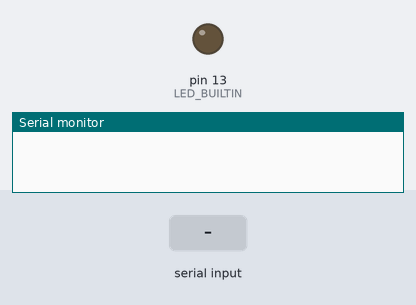
The sketch below on a simulated Arduino Uno, built with avr-gcc and run on an emulated ATmega328P. Shown: output pins drawn as LEDs (lit = HIGH), the last lines printed to the serial monitor. The test bench sets the inputs (shaded band).

Above: at 1.2 s.
1.3 s: byte 30 received over Serial
At 1.9 s:
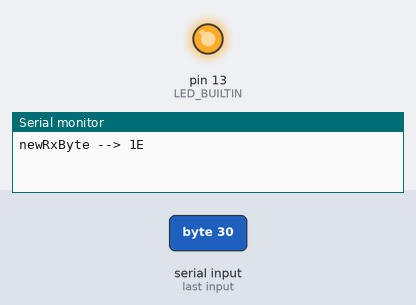
2.8 s: byte 90 received over Serial
4.3 s: byte 120 received over Serial
Timing chart, 0 to 7.3 s (numbered marks = the images above; inputs shaded):
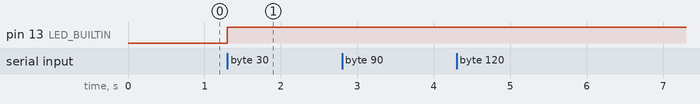

Measured:
- after the input at 1.3 s, pin 13 (LED_BUILTIN): LOW → HIGH at once

The sketch:

bit_com_standalone.ino
```cpp
#define COMMAND_ID_LED 0x10
#define COMMAND_ID_TONE 0x20

#define PAYLOAD_LED_OFF 0x00
#define PAYLOAD_LED_ON 0x01


#define BUZZER_PIN 8

uint16_t frequency = 0;
bool lastByteWasToneCommand = false;


void setup() {
    Serial.begin(9600);
    pinMode(LED_BUILTIN, OUTPUT);
}

void loop() {
    // For testing the LED and buzzer only...

    // digitalWrite(LED_BUILTIN, HIGH);
    // Serial.println("Led On");
    // // Play a tone for 100 mS at a frequency of 440 Hz
    // tone(BUZZER_PIN, 440, 100);
    // delay(1000);
    // digitalWrite(LED_BUILTIN, LOW);
    // Serial.println("Led Off");
    // delay(1000);
}

void serialEvent() {
    while (Serial.available()) {
        byte newRxByte = Serial.read();
        Serial.print("newRxByte --> ");
        Serial.println(newRxByte, HEX);

        if (lastByteWasToneCommand) {
            // We are expecting the next 8 bits of the tone payload
            frequency = frequency | newRxByte;
            tone(BUZZER_PIN, frequency, 100);
            Serial.print("Playing tone @ frequency ");
            Serial.println(frequency);
            lastByteWasToneCommand = false;
            continue;
        }

        if ((newRxByte & 0xF0) == COMMAND_ID_LED) {
            if ((newRxByte & 0x0F) == PAYLOAD_LED_ON) {
                // digitalWrite(LED_BUILTIN, HIGH);
                Serial.println("Turning the LED on!");
            } else if ((newRxByte & 0x0F) == PAYLOAD_LED_OFF) {
                // digitalWrite(LED_BUILTIN, LOW);
                Serial.println("Turning the LED off!");
            }

            digitalWrite(LED_BUILTIN, newRxByte & 0x0F);
            continue;
        }

        if ((newRxByte & 0xF0) == COMMAND_ID_TONE) {
            lastByteWasToneCommand = true;
            frequency = newRxByte & 0x0F;
            frequency = frequency << 8;
            continue;
        }
        Serial.println("Your byte was NOT handled!");
    }
}
```
